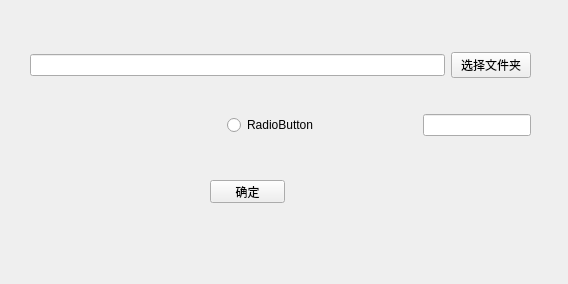
<?xml version="1.0" encoding="UTF-8"?>
<ui version="4.0">
 <class>Form</class>
 <widget class="QWidget" name="Form">
  <property name="geometry">
   <rect>
    <x>0</x>
    <y>0</y>
    <width>568</width>
    <height>284</height>
   </rect>
  </property>
  <property name="windowTitle">
   <string>Form</string>
  </property>
  <widget class="QWidget" name="horizontalLayoutWidget">
   <property name="geometry">
    <rect>
     <x>30</x>
     <y>40</y>
     <width>501</width>
     <height>51</height>
    </rect>
   </property>
   <layout class="QHBoxLayout" name="horizontalLayout">
    <item>
     <widget class="QLineEdit" name="lineEdit"/>
    </item>
    <item>
     <widget class="QPushButton" name="open_btn">
      <property name="text">
       <string>选择文件夹</string>
      </property>
     </widget>
    </item>
   </layout>
  </widget>
  <widget class="QWidget" name="horizontalLayoutWidget_2">
   <property name="geometry">
    <rect>
     <x>30</x>
     <y>100</y>
     <width>501</width>
     <height>51</height>
    </rect>
   </property>
   <layout class="QHBoxLayout" name="horizontalLayout_3">
    <item>
     <spacer name="horizontalSpacer_3">
      <property name="orientation">
       <enum>Qt::Horizontal</enum>
      </property>
      <property name="sizeHint" stdset="0">
       <size>
        <width>40</width>
        <height>20</height>
       </size>
      </property>
     </spacer>
    </item>
    <item>
     <spacer name="horizontalSpacer_2">
      <property name="orientation">
       <enum>Qt::Horizontal</enum>
      </property>
      <property name="sizeHint" stdset="0">
       <size>
        <width>40</width>
        <height>20</height>
       </size>
      </property>
     </spacer>
    </item>
    <item>
     <widget class="QRadioButton" name="radioButton">
      <property name="text">
       <string>RadioButton</string>
      </property>
     </widget>
    </item>
    <item>
     <spacer name="horizontalSpacer">
      <property name="orientation">
       <enum>Qt::Horizontal</enum>
      </property>
      <property name="sizeHint" stdset="0">
       <size>
        <width>40</width>
        <height>20</height>
       </size>
      </property>
     </spacer>
    </item>
    <item>
     <widget class="QLineEdit" name="shuffix_le"/>
    </item>
   </layout>
  </widget>
  <widget class="QPushButton" name="sumit_btn">
   <property name="geometry">
    <rect>
     <x>210</x>
     <y>180</y>
     <width>75</width>
     <height>23</height>
    </rect>
   </property>
   <property name="text">
    <string>确定</string>
   </property>
  </widget>
 </widget>
 <resources/>
 <connections/>
</ui>
